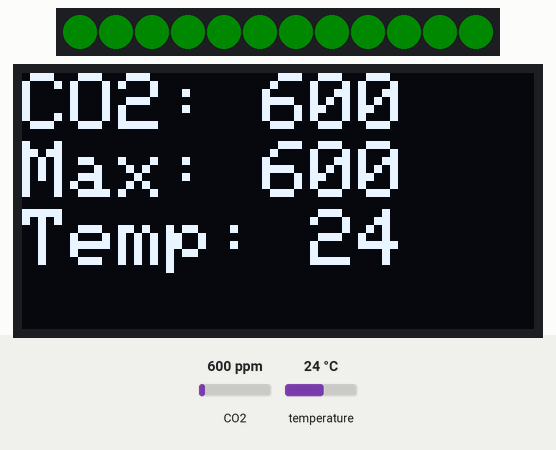
A sketch run on a simulated ESP8266 (NodeMCU). Shown: 12 RGB LEDs in strip order, left to right, 128×64 one-colour display. The test bench sets the inputs (shaded band); at power-on: CO2 600 ppm, temperature 24 °C. Dim RGB values are drawn brighter than linear; WiFi joins after 1.5 s; servers stay silent unless stated; no MQTT or app messages arrive unless stated; what the sketch prints to the serial monitor is not drawn.

Above: at 5.8 s.
5.9 s: CO2 set to 1050 ppm
At 7.7 s:
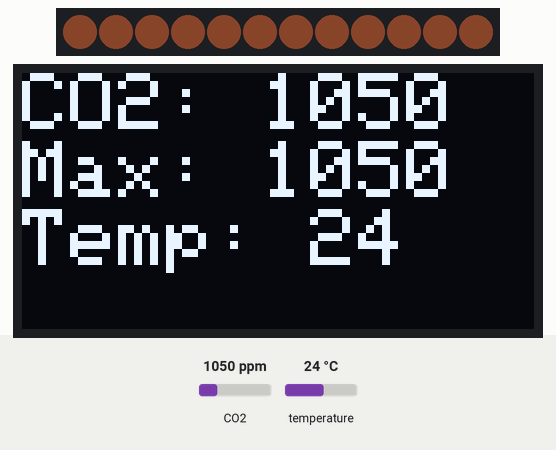
8.6 s: CO2 set to 1460 ppm
At 9.7 s:
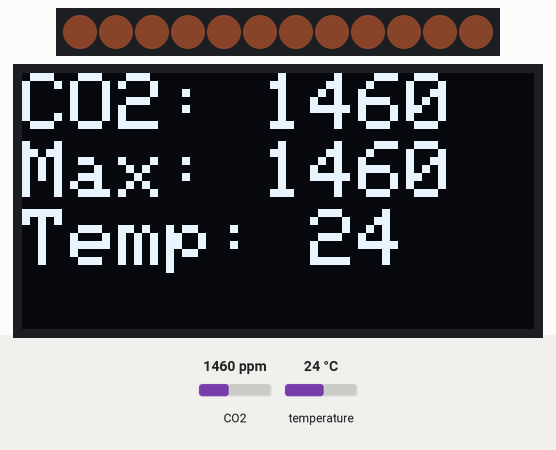
11.3 s: CO2 set to 1523 ppm
At 14.0 s:
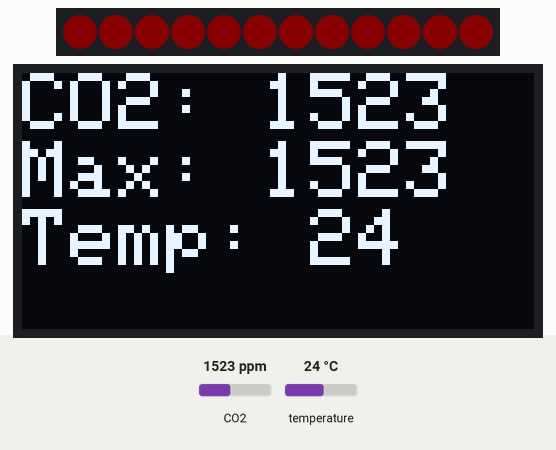
14.3 s: temperature set to 12 °C
At 16.4 s:
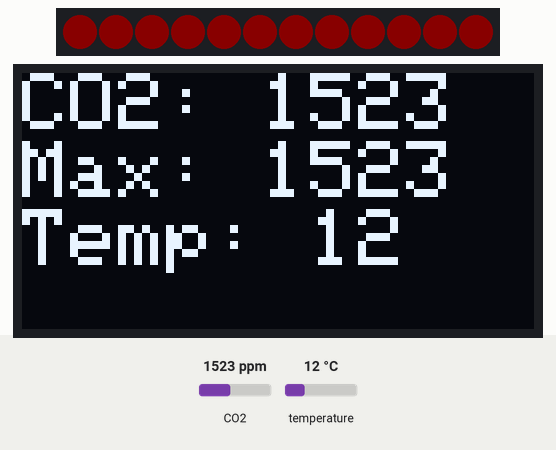
17.0 s: temperature set to 19 °C
At 19.6 s:
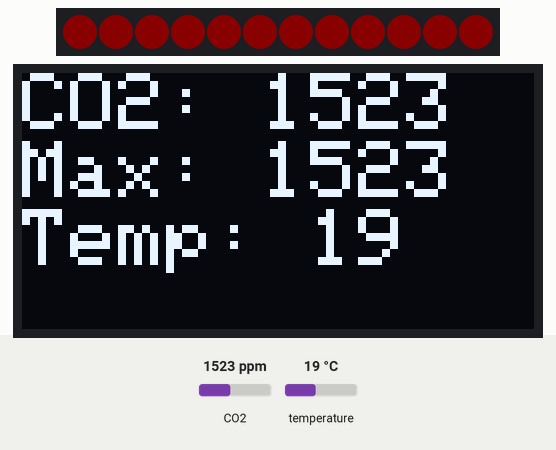
Timing chart, 0 to 21.1 s (numbered marks = the images above; inputs shaded):
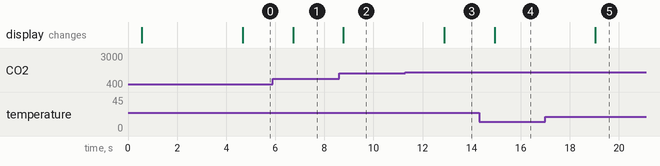

Measured:
- the behaviour switches between 1500 and 1501 ppm on CO2 (found by bisection; images 2 and 3)
- after the input at 5.9 s, the display: first changes after 0.82 s (image 1 shows a later state)
- after the input at 8.6 s, the display: changes after 0.17 s (image 2)
- after the input at 11.3 s, the display: first changes after 1.6 s (image 3 shows a later state)
- after the input at 14.3 s, the display: changes after 0.63 s (image 4)
- after the input at 17.0 s, the display: changes after 2.0 s (image 5)

The sketch:

MHZ19_mqtt_LEDRing_v1.pub.ino
```cpp
#include <Arduino.h>
#include "MHZ19.h"
#include <SoftwareSerial.h>
#include <Adafruit_GFX.h>
#include <Adafruit_SSD1306.h>
#include <ESP8266WiFi.h>
#include <PubSubClient.h>
#include <Wire.h>

#define RX_PIN 0         //MH-Z19 RX-PIN
#define TX_PIN 2         //MH-Z19 TX-PIN
#define SCL_PIN 5         //OLED SCL-PIN
#define SDA_PIN 4         //OLED SDA-PIN
#define BAUDRATE 9600    //Terminal Baudrate
#define SCHWELLE 1500 //Schwellwert wenn die LED von Gelb auf Rot wechseln soll.
#define RICHTWERT 1000 //Schwellwert wenn die LED von Grün auf Gelb wechseln soll.
#define OLED_RESET -1  // GPIO0 , -1 not used

//Klassen definierung
MHZ19 myMHZ19;
SoftwareSerial mySerial(RX_PIN, TX_PIN);
unsigned long getDataTimer = 0;
int CO2 = 0;
int8_t Temp = 0;
int CO2MaxPerDay = 0;
int CO2MaxOverall = 0;
int CO2AvgPerDay = 0;
int CO2AvgOverall = 0;
int readCounter = 0;
unsigned long getSendingTimer = 0;

// Wifi setup
#define WLAN_SSID  "******"
#define WLAN_PASS  "******"

#include <ESP8266WiFi.h>
#include <ESP8266HTTPClient.h>
WiFiClient client;
#define MQTT_NAME "MQTTNAME"
#include <PubSubClient.h>
const char* MQTT_BROKER = "******";
PubSubClient mqttClient(client);
long lastMsg = 0;
char msg[50];
int value = 0;

// Define NTP Client to get time
#include "NTPClient.h"
#include "WiFiUdp.h"
const long utcOffsetInSeconds = 3600;
char daysOfTheWeek[7][12] = {"Sunday", "Monday", "Tuesday", "Wednesday", "Thursday", "Friday", "Saturday"};
//WiFiUDP ntpUDP;
//NTPClient timeClient(ntpUDP, "pool.ntp.org", utcOffsetInSeconds);

#include <Adafruit_NeoPixel.h>
#define PIN D5
#define NUMPIXELS 12
#define DELAYVAL 100 // Time (in milliseconds) to pause between pixels
#define BRIGHTNESS 10 // change brightness here – 255 for full brightness
int R = 253;
int G = 255;
int B = 56;
Adafruit_NeoPixel pixels(NUMPIXELS, PIN, NEO_GRB + NEO_KHZ800);

// OLED Display 128x64
Adafruit_SSD1306 display(128, 64, &Wire, OLED_RESET);

void setup(){
  Serial.begin(115200);
  delay(500);
  Serial.println("Start");
    //LED PIN Mode festlegen
  pixels.begin(); // INITIALIZE NeoPixel strip object (REQUIRED)
  for(int i=0; i<NUMPIXELS; i++) { // For each pixel...
    pixels.setPixelColor(i, pixels.Color(R,G,B));
    pixels.setBrightness(BRIGHTNESS);
    pixels.show();   // Send the updated pixel colors to the hardware.
  }

  display.begin(SSD1306_SWITCHCAPVCC, 0x3C);  // initialize with the I2C addr //0x3D (128x64), 0x3C (for the 64x48)

  display.clearDisplay();
  display.setTextColor(WHITE);
  display.setTextSize(1);
  display.setCursor(0,0);
  display.println("Connecting...");
  display.display();
  delay(500);

  //Serielle Intialisierung
  mySerial.begin(BAUDRATE);
  myMHZ19.begin(mySerial);
  myMHZ19.autoCalibration(); // Turn auto calibration ON (OFF autoCalibration(false))

  delay(1000);

    /* Alternative manual calibration
    myMHZ19.autoCalibration(false);     // make sure auto calibration is off
    Serial.print("ABC Status: "); myMHZ19.getABC() ? Serial.println("ON") :  Serial.println("OFF");  // now print it's status
    Serial.println("Waiting 20 minutes to stabalise...");
   // if you don't need to wait (it's already been this amount of time), remove the 2 lines
    timeElapse = 12e5;   //  20 minutes in milliseconds
    delay(timeElapse);    //  wait this duration
    Serial.println("Calibrating..");
    myMHZ19.calibrate();    // Take a reading which be used as the zero point for 400 ppm
    */

  connectToWiFi();

  mqttClient.setServer(MQTT_BROKER, 1883);
  //mqttClient.setCallback(callback);
  while (!mqttClient.connected()) {
    Serial.print("MQTT ");
    if (mqttClient.connect(MQTT_NAME)) {
      Serial.println("connected");
    } else {
      Serial.print("failed with state ");
      Serial.print(mqttClient.state());
      delay(2000);
    }
  }
  //timeClient.begin();
  delay(1000);
}

void loop() {

  //Prüfung ob 2 Sekunden um sind.
  if (millis() - getDataTimer >= 2000){
    CO2 = myMHZ19.getCO2();
    readCounter++;
    CO2AvgOverall = (CO2AvgOverall + CO2) / readCounter;
    if (CO2 > CO2MaxPerDay) {
      CO2MaxPerDay = CO2;
    }
    if (CO2 > CO2MaxOverall) {
      CO2MaxOverall = CO2;
    }
    if (CO2 > SCHWELLE) {
        R = 255;
        G = 0;
        B = 0;
    } else if (CO2 > RICHTWERT) {
        R = 255;
        G = 127;
        B = 80;
    } else if (CO2 == 0) {
        R = 255;
        G = 255;
        B = 0;
    } else {
        R = 0;
        G = 255;
        B = 0;
    }
    //Ausgabe auf den Seriellen Monitor
    Serial.print("CO2 (ppm): ");
    Serial.println(CO2);

    Temp = myMHZ19.getTemperature();
    // Request Temperature (as Celsius)
    Serial.print("Temperature (C): ");
    Serial.println(Temp);

    getDataTimer = millis();
    display.clearDisplay();
    display.setTextColor(WHITE);
    display.setTextSize(2);
    //display.setFont(&FreeSans12pt7b);
    display.setCursor(0,0);
    display.print("CO2: ");
    display.println(CO2);
    display.setCursor(0,17);
    display.print("Max: ");
    display.println(CO2MaxOverall);
    display.setCursor(0,34);
    display.print("Temp: ");
    display.println(Temp);
    display.display();

    for(int i=0; i<NUMPIXELS; i++) { // For each pixel...
      pixels.setPixelColor(i, pixels.Color(R,G,B));
      pixels.setBrightness(BRIGHTNESS);
      pixels.show();   // Send the updated pixel colors to the hardware.
    }
  }
  if (millis() - getSendingTimer >= 60000) {
    int str_len = String(CO2).length() + 1;
    // Prepare the character array (the buffer)
    char char_array[str_len];
    String(CO2).toCharArray(char_array, str_len);
    if(! mqttClient.connected()) {
      if (mqttClient.connect("coronx")) {
        Serial.println("connected");
      } else {
        Serial.print("failed with state ");
        Serial.print(mqttClient.state());
        delay(2000);
      }
    }
    mqttClient.publish("data/co2", char_array);
    Serial.print("Publish (CO2) to mqtt = ");
    Serial.println(char_array);

    int str_len2 = String(Temp).length() + 1;
    char char_array2[str_len2];
    String(Temp).toCharArray(char_array2, str_len2);
    mqttClient.publish("data/temp", char_array2);
    Serial.print("Publish (Temp) to mqtt = ");
    Serial.println(char_array2);

    getSendingTimer = millis();
  }
  delay(1000);
}

void connectToWiFi() {
  // Connect to WiFi access point.
  delay(10);
  Serial.print(F("Connecting to "));
  Serial.println(WLAN_SSID);
  WiFi.begin(WLAN_SSID, WLAN_PASS);
  int timeoutCounter = 0;
  while ( WiFi.status() != WL_CONNECTED && timeoutCounter <= 12) {
    //sometimes it is not connecting properly
    timeoutCounter++;
    Serial.print(".");
    delay(500);
  }
  if ( WiFi.status() != WL_CONNECTED ) {
    Serial.println(F("NOT connected!"));
    //Serial.println("Restarting ESP as WiFi can not connect");
    //ESP.restart();
  } else {
    Serial.println(F("WiFi connected!"));
  }
}
```
